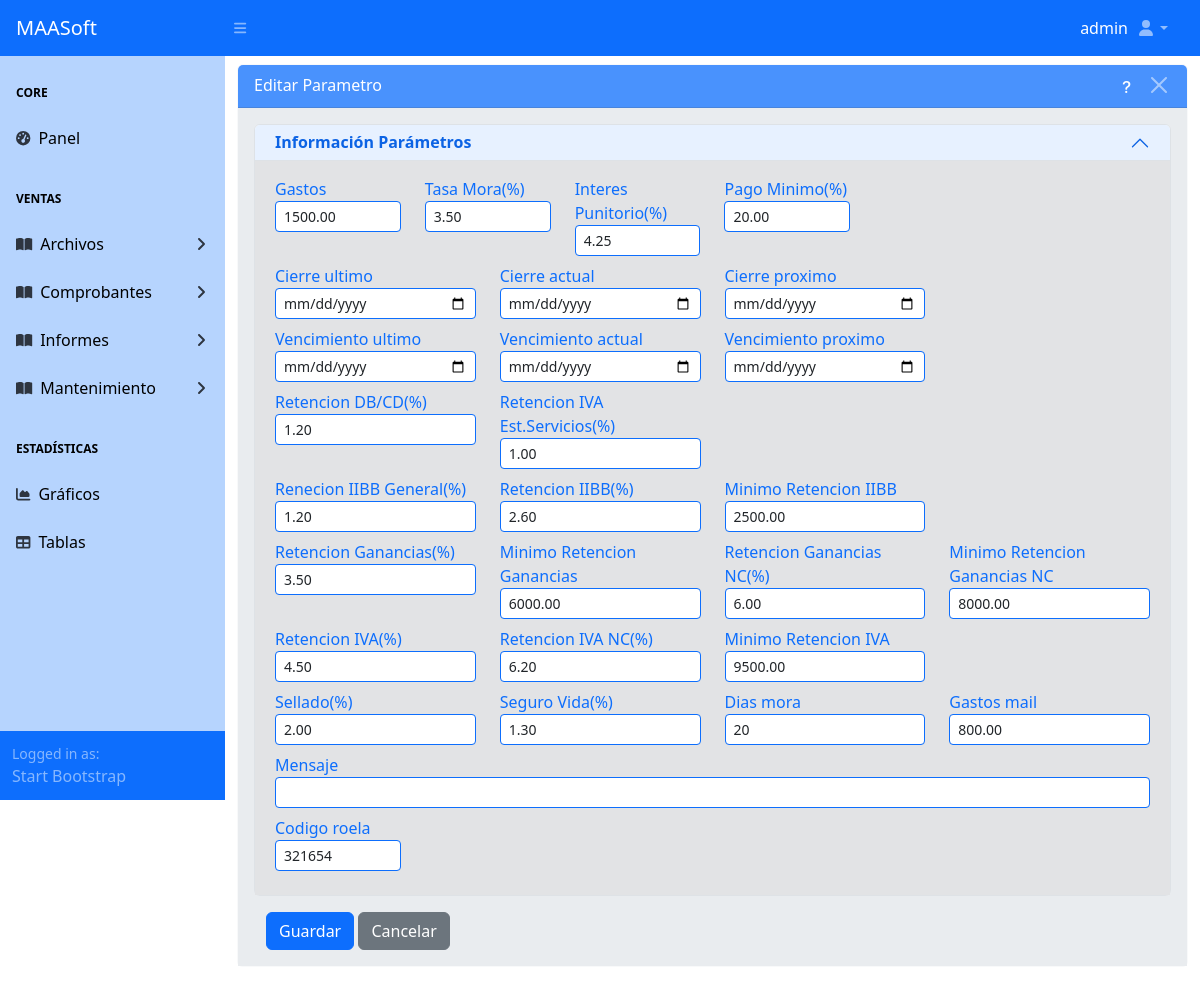
The page /maestros/parametro/1/editar/ (signed in) on the database its author committed.
### apps/usuarios/models.py (models this page shows)
class User(AbstractUser):
  email = models.EmailField("Correo electrónico")
  email_alt = models.EmailField("Correo alternativo", max_length=50,
                               null=True, blank=True)
  telefono = models.CharField("Teléfono", max_length=9,
                             null=True, blank=True)
  iniciales = models.CharField("Iniciales", max_length=3,
                             null=True, blank=True)
  jerarquia = models.CharField("Jerarquía", max_length=1,
                             null=True, blank=True)
  vendedor = models.BooleanField(default=False, null=True, blank=True)

### apps/maestros/models/base_models.py (models this page shows, shortened)
class Parametro(ModeloBaseGenerico):
    id_parametro = models.AutoField(primary_key=True)
    gastos = models.DecimalField(max_digits=10, decimal_places=2, blank=True)
    tasa = models.DecimalField("Tasa Mora(%)", max_digits=4, decimal_places=2,
								validators=[MinValueValidator(0),
											MaxValueValidator(100.00)])
    punitorios = models.DecimalField("Interes Punitorio(%)", max_digits=4, decimal_places=2,
								validators=[MinValueValidator(0),
											MaxValueValidator(100.00)])
    minimo = models.DecimalField("Pago Minimo(%)", max_digits=4, decimal_places=2,
								validators=[MinValueValidator(0),
											MaxValueValidator(100.00)])
    cierre_ultimo = models.DateTimeField(blank=True)
    cierre_actual = models.DateTimeField(blank=True)
    cierre_proximo = models.DateTimeField(blank=True)
    vencimiento_ultimo = models.DateTimeField(blank=True)
    vencimiento_actual = models.DateTimeField(blank=True)
    vencimiento_proximo = models.DateTimeField(blank=True)
    retencion_debito_credito = models.DecimalField("Retencion DB/CD(%)", max_digits=4, decimal_places=2,
								validators=[MinValueValidator(0),
											MaxValueValidator(100.00)])
    retencion_ib_general = models.DecimalField("Renecion IIBB General(%)", max_digits=4, decimal_places=2,
								validators=[MinValueValidator(0),
											MaxValueValidator(100.00)])
    retencion_ib = models.DecimalField("Retencion IIBB(%)", max_digits=4, decimal_places=2,
								validators=[MinValueValidator(0),
											MaxValueValidator(100.00)])
    retencion_ib_minimo = models.DecimalField("Minimo Retencion IIBB", max_digits=14, decimal_places=2,
							 validators=[MinValueValidator(0),
										 MaxValueValidator(9999999999999.99)])
    retencion_ganancia = models.DecimalField("Retencion Ganancias(%)", max_digits=4, decimal_places=2,
								validators=[MinValueValidator(0),
											MaxValueValidator(100.00)])
    retencion_ganancia_nc = models.DecimalField("Retencion Ganancias NC(%)", max_digits=4, decimal_places=2,
								validators=[MinValueValidator(0),
											MaxValueValidator(100.00)])
    retencion_ganancia_minimo = models.DecimalField("Minimo Retencion Ganancias", max_digits=15, decimal_places=2,
							 validators=[MinValueValidator(0),
										 MaxValueValidator(9999999999999.99)])
    retencion_ganancia_minimo_nc = models.DecimalField("Minimo Retencion Ganancias NC", max_digits=15, decimal_places=2,
							 validators=[MinValueValidator(0),
										 MaxValueValidator(9999999999999.99)])
    retencion_iva = models.DecimalField("Retencion IVA(%)", max_digits=4, decimal_places=2,
								validators=[MinValueValidator(0),
											MaxValueValidator(100.00)])
    retencion_iva_estacion_servicio = models.DecimalField("Retencion IVA Est.Servicios(%)", max_digits=4, decimal_places=2,
								validators=[MinValueValidator(0),
											MaxValueValidator(100.00)])
    retencion_iva_nc = models.DecimalField("Retencion IVA NC(%)", max_digits=4, decimal_places=2,
								validators=[MinValueValidator(0),
											MaxValueValidator(100.00)])
    retencion_iva_minimo = models.DecimalField("Minimo Retencion IVA", max_digits=15, decimal_places=2,
							 validators=[MinValueValidator(0),
										 MaxValueValidator(9999999999999.99)])
    sello = models.DecimalField("Sellado(%)", max_digits=4, decimal_places=2,
								validators=[MinValueValidator(0),
											MaxValueValidator(100.00)])
    seguro = models.DecimalField("Seguro Vida(%)", max_digits=4, decimal_places=2,
								validators=[MinValueValidator(0),
											MaxValueValidator(100.00)])
    dias_mora = models.DecimalField(max_digits=2, decimal_places=0, blank=True)
    mensaje = models.CharField(max_length=250, blank=True)
    gastos_mail = models.DecimalField(max_digits=10, decimal_places=2, blank=True)
    codigo_roela = models.CharField(max_length=10, blank=True)
    class Meta:
        db_table = 'parametro'
        verbose_name = ('Parametro')
        verbose_name_plural = ('Parametros')
        ordering = ['id_parametro']

### apps/maestros/views/parametro_views.py (the view)
# urls.py: path('parametro/<int:pk>/editar/', ParametroUpdateView.as_view(), name='parametro_update'),
class ParametroUpdateView(MaestroUpdateView):
	model = ConfigViews.model
	list_view_name = ConfigViews.list_view_name
	form_class = ConfigViews.form_class
	template_name = ConfigViews.template_form
	success_url = ConfigViews.success_url
	permission_required = ConfigViews.permission_change
	extra_context = {
		"accion": f"Editar {ConfigViews.model._meta.verbose_name}",
		"list_view_name" : ConfigViews.list_view_name
	}

### apps/maestros/views/cruds_views_generics.py (called while the page is built)
def obtener_requerimientos_modelo(modelo):
	requerimientos = {}
	for field in modelo._meta.fields:
		exclud_fields = ['usuario', 'estacion', 'fcontrol']
		field_info = []
		if not field.primary_key and field.name not in exclud_fields:
			if not field.blank:
				field_info.append("Este campo es obligatorio")
			if hasattr(field, "max_length") and field.max_length is not None:
				field_info.append(f"Debe tener un máximo de {field.max_length} caracteres")
			if field.unique:
				field_info.append("Debe ser único")
			requerimientos[field.verbose_name] = field_info
	return requerimientos

	def get_context_data(self, **kwargs):
		context = super().get_context_data(**kwargs)
		if 'data_has_errors' not in context:
			context['data_has_errors'] = False
		if 'form' not in context:
			context['form'] = self.get_form()
		context['requerimientos'] = obtener_requerimientos_modelo(self.model)
		return context

### apps/maestros/templates/maestros/parametro_form.html (shortened to what this page needs)
{% extends 'maestro_form.html' %}
{% load static %}
{% block maincomponent %}
	{% block principalcomponent %}
		<div id="layoutSidenav_content">
			<main>
				<div class="container-fluid">
					<div class="card border-light mb-3 mt-2">
						<div class="card-header text-white bg-primary opacity-75 d-flex
									justify-content-between">
							{{ accion }}
							<div class="flex align-items-center">
								<a
									class="me-2 text-white"
									data-bs-toggle="modal"
									data-bs-target="#helpModal"
									style="cursor: pointer;">
									<i class="bi bi-question-lg"></i></a>
								<button type="button" class="btn-close btn-close-white"
									aria-label="Close"
									onclick="window.location.href='{% url list_view_name %}'">
								</button>
							</div>
						</div>
						<div class="card-body bg-body-secondary">
							<form method="post" enctype="multipart/form-data" novalidate>
								<div class="accordion" id="accordionPanelsStayOpenExample">
									<div class="accordion-item">
										<h2 class="accordion-header">
											<button
												class="accordion-button py-2 "
												type="button"
												data-bs-toggle="collapse"
												data-bs-target="#Información_Parámetros"
												aria-expanded="true"
												aria-controls="Información_Parámetros">
												<strong>Información Parámetros</strong>
											</button>
										</h2>
										<div class="accordion-collapse collapse show"
											id="Información_Parámetros">
											<div class="accordion-body bg-secondary-subtle">
												<div class="row">
													<div class="col-md-2">
														<label class="form-label text-primary mb-0">
															{{ form.gastos.label }}
														</label>
														{{ form.gastos }}
													</div>
													<div class="col-md-2">
														<label class="form-label text-primary mb-0">
															{{ form.tasa.label }}
														</label>
														{{ form.tasa }}
													</div>
													<div class="col-md-2">
														<label class="form-label text-primary mb-0">
															{{ form.punitorios.label }}
														</label>
														{{ form.punitorios }}
													</div>
													<div class="col-md-2">
														<label class="form-label text-primary mb-0">
															{{ form.minimo.label }}
														</label>
														{{ form.minimo }}
													</div>
												</div>
												<div class="row">
													<div class="col-md-3">
														<label class="form-label text-primary mb-0">
															{{ form.cierre_ultimo.label }}
														</label>
														{{ form.cierre_ultimo }}
													</div>
													<div class="col-md-3">
														<label class="form-label text-primary mb-0">
															{{ form.cierre_actual.label }}
														</label>
														{{ form.cierre_actual }}
													</div>
													<div class="col-md-3">
														<label class="form-label text-primary mb-0">
															{{ form.cierre_proximo.label }}
														</label>
														{{ form.cierre_proximo }}
													</div>
												</div>
												<div class="row">
													<div class="col-md-3">
														<label class="form-label text-primary mb-0">
															{{ form.vencimiento_ultimo.label }}
														</label>
														{{ form.vencimiento_ultimo }}
													</div>
													<div class="col-md-3">
														<label class="form-label text-primary mb-0">
															{{ form.vencimiento_actual.label }}
														</label>
														{{ form.vencimiento_actual }}
													</div>
													<div class="col-md-3">
														<label class="form-label text-primary mb-0">
															{{ form.vencimiento_proximo.label }}
														</label>
														{{ form.vencimiento_proximo }}
													</div>
												</div>
												<div class="row">
													<div class="col-md-3">
														<label class="form-label text-primary mb-0">
															{{ form.retencion_debito_credito.label }}
														</label>
														{{ form.retencion_debito_credito }}
													</div>
													<div class="col-md-3">
														<label class="form-label text-primary mb-0">
															{{ form.retencion_iva_estacion_servicio.label }}
														</label>
														{{ form.retencion_iva_estacion_servicio }}
													</div>
												</div>
												<div class="row">
													<div class="col-md-3">
														<label class="form-label text-primary mb-0">
															{{ form.retencion_ib_general.label }}
														</label>
														{{ form.retencion_ib_general }}
													</div>
													<div class="col-md-3">
														<label class="form-label text-primary mb-0">
															{{ form.retencion_ib.label }}
														</label>
														{{ form.retencion_ib }}
													</div>
													<div class="col-md-3">
														<label class="form-label text-primary mb-0">
															{{ form.retencion_ib_minimo.label }}
														</label>
														{{ form.retencion_ib_minimo }}
													</div>
												</div>
												<div class="row">
													<div class="col-md-3">
														<label class="form-label text-primary mb-0">
															{{ form.retencion_ganancia.label }}
														</label>
														{{ form.retencion_ganancia }}
													</div>
													<div class="col-md-3">
														<label class="form-label text-primary mb-0">
															{{ form.retencion_ganancia_minimo.label }}
														</label>
														{{ form.retencion_ganancia_minimo }}
													</div>
													<div class="col-md-3">
														<label class="form-label text-primary mb-0">
															{{ form.retencion_ganancia_nc.label }}
														</label>
														{{ form.retencion_ganancia_nc }}
													</div>
													<div class="col-md-3">
														<label class="form-label text-primary mb-0">
															{{ form.retencion_ganancia_minimo_nc.label }}
														</label>
														{{ form.retencion_ganancia_minimo_nc }}
													</div>
												</div>
												<div class="row">
													<div class="col-md-3">
														<label class="form-label text-primary mb-0">
															{{ form.retencion_iva.label }}
														</label>
														{{ form.retencion_iva }}
													</div>
													<div class="col-md-3">
														<label class="form-label text-primary mb-0">
															{{ form.retencion_iva_nc.label }}
														</label>
														{{ form.retencion_iva_nc }}
													</div>
													<div class="col-md-3">
														<label class="form-label text-primary mb-0">
															{{ form.retencion_iva_minimo.label }}
														</label>
														{{ form.retencion_iva_minimo }}
													</div>
												</div>
												<div class="row">
													<div class="col-md-3">
														<label class="form-label text-primary mb-0">
															{{ form.sello.label }}
														</label>
														{{ form.sello }}
													</div>
													<div class="col-md-3">
														<label class="form-label text-primary mb-0">
															{{ form.seguro.label }}
														</label>
														{{ form.seguro }}
													</div>
													<div class="col-md-3">
														<label class="form-label text-primary mb-0">
															{{ form.dias_mora.label }}
														</label>
														{{ form.dias_mora }}
													</div>
													<div class="col-md-3">
														<label class="form-label text-primary mb-0">
															{{ form.gastos_mail.label }}
														</label>
														{{ form.gastos_mail }}
													</div>
												</div>
												<div class="row">
													<div class="col-md-12">
														<label class="form-label text-primary mb-0">
															{{ form.mensaje.label }}
														</label>
														{{ form.mensaje }}
													</div>
												</div>
												<div class="row">
													<div class="col-md-2">
														<label class="form-label text-primary mb-0">
															{{ form.codigo_roela.label }}
														</label>
														{{ form.codigo_roela }}
													</div>
												</div>
											</div>
										</div>
									</div>
								</div>
								<div class="container mt-3">
									<button class="btn btn-primary" type="submit" id="guardarBtn">
										Guardar
									</button>
									<a class="btn btn-secondary" href="{% url list_view_name %}">
										Cancelar
									</a>
								</div>
							</form>
						</div>
					</div>
				</div>
			</main>
		</div>
	{% endblock principalcomponent %}
{% endblock maincomponent %}

### templates/top_nav.html (shortened to what this page needs)
<nav class="sb-topnav navbar navbar-expand navbar-dark bg-primary">
	<a class="navbar-brand ps-3" href="{% url 'home' %}">MAASoft</a>
	<button class="btn btn-link btn-sm order-1 order-lg-0 me-4 me-lg-0" id="sidebarToggle" href="#!"><i class="fas fa-bars"></i></button>
	<div class="col-auto align-self-center text-white">
		{% if user.is_authenticated %}
			{% if user.first_name%}
				{{user.first_name}} {{user.last_name}}
			{% else %}
				{{ user }}
			{% endif %}
		{% endif %}
	</div>
	<ul class="navbar-nav ms-auto ms-md-0 me-3 me-lg-4">
		<li class="nav-item dropdown">
			<a class="nav-link dropdown-toggle" id="navbarDropdown" href="#" role="button" data-bs-toggle="dropdown" aria-expanded="false"><i class="fas fa-user fa-fw"></i></a>
		</li>
	</ul>
</nav>

### rows shown on the page
User: username "admin"
Parametro: gastos "1500.00", tasa "3.50", punitorios "4.25", minimo "20.00", retencion_debito_credito "1.20", retencion_iva_estacion_servicio "1.00", retencion_ib_general "1.20", retencion_ib "2.60", retencion_ib_minimo "2500.00", retencion_ganancia "3.50", retencion_ganancia_minimo "6000.00", retencion_ganancia_nc "6.00", retencion_ganancia_minimo_nc "8000.00", retencion_iva "4.50", retencion_iva_nc "6.20", retencion_iva_minimo "9500.00", sello "2.00", seguro "1.30", dias_mora "20", gastos_mail "800.00", codigo_roela "321654"

### other values the page prints
{{ accion }} "Editar Parametro"
